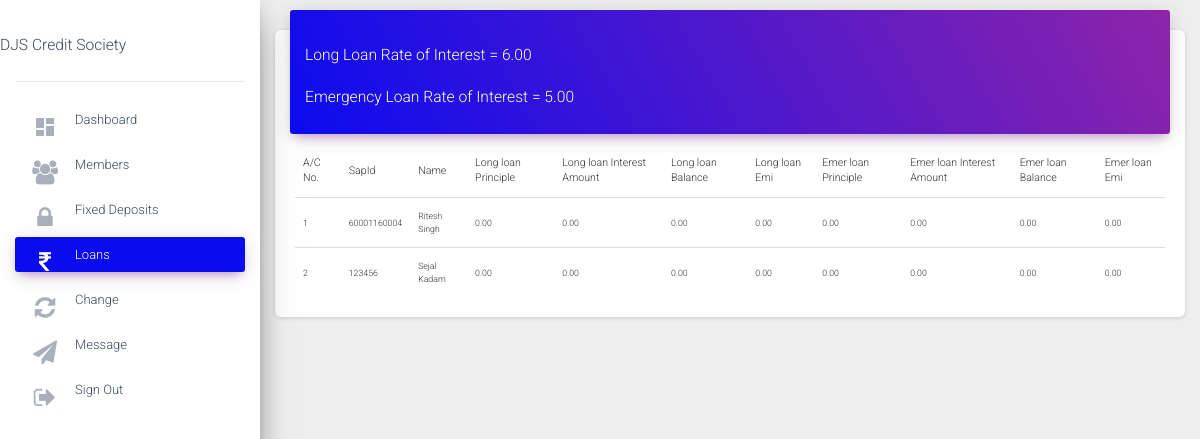
The app's page /csadmin/loans (signed in) with its own data.
### status/models.py (models this page shows, shortened)
class interests(models.Model):
    sharedividend=models.DecimalField(blank=True,null=True,default=0,max_digits=10,decimal_places=2)
    cddividend=models.DecimalField(blank=True,null=True,default=0,max_digits=10,decimal_places=2)
    fdinterest=models.DecimalField(blank=True,null=True,default=0,max_digits=10,decimal_places=2)
    emerloaninterest=models.DecimalField(blank=True,null=True,default=0,max_digits=10,decimal_places=2)
    longloaninterest=models.DecimalField(blank=True,null=True,default=0,max_digits=10,decimal_places=2)
    year=models.IntegerField(default=0,null=True)

class Account(models.Model):
    accountnumber=models.IntegerField(null=False,unique=True)
    username=models.ForeignKey(User,on_delete=models.CASCADE,null=True,unique=True)
    name=models.CharField(max_length=50,null=False)
    sapid=models.IntegerField(null=False,unique=True)
    dateofjoining=models.DateField(null=False)
    sharevalue=models.IntegerField(default=0,null=False)
    totalinvestment=models.IntegerField(default=0,null=False)
    shareamount=models.IntegerField(default=0,null=False)
    sharebalance=models.IntegerField(default=0)
    cdamount=models.IntegerField(default=0)
    cdbalance=models.IntegerField(default=0)
    totalamount=models.DecimalField(default=0,max_digits=10,decimal_places=2)
    Noofshares=models.IntegerField(null=True)
    islongloantaken=models.BooleanField(default=False)
    isloanemertaken=models.BooleanField(default=False)
    longloanamount=models.DecimalField(blank=True,null=True,default=0,max_digits=10,decimal_places=2)
    longloanprinciple=models.DecimalField(blank=True,null=True,default=0,max_digits=10,decimal_places=2)
    longloanperiod=models.IntegerField(blank=True,null=True,default=0)
    longloaninterestamount=models.DecimalField(blank=True,null=True,default=0,max_digits=10,decimal_places=2)
    longloanbalance=models.DecimalField(blank=True,null=True,default=0,max_digits=10,decimal_places=2)
    longloanemi=models.DecimalField(blank=True,null=True,default=0,max_digits=10,decimal_places=2)
    emerloanamount=models.DecimalField(blank=True,null=True,default=0,max_digits=10,decimal_places=2)
    emerloanprinciple=models.DecimalField(blank=True,null=True,default=0,max_digits=10,decimal_places=2)
    emerloanperiod=models.IntegerField(blank=True,null=True,default=0)
    emerloaninterestamount=models.DecimalField(blank=True,null=True,default=0,max_digits=10,decimal_places=2)
    emerloanbalance=models.DecimalField(blank=True,null=True,default=0,max_digits=10,decimal_places=2)
    emerloanemi=models.DecimalField(blank=True,null=True,default=0,max_digits=10,decimal_places=2)
    fdcapital=models.IntegerField(default=0,null=True)
    fdmaturitydate=models.DateField(null=True)
    teachingstaff=models.BooleanField(default=False)
    nonteachingstaff=models.BooleanField(default=False)

### csadmin/views.py (the view)
# urls.py: path('loans', views.loansadmin,name="loansadmin"),
@login_required
def loansadmin(request):
    Loansadmin=Account.objects.all
    Interests=interests.objects.all().last()
    context={
        'Loansadmin':Loansadmin,
        'Interests':Interests,
        'loan':"active"
    }
    return render (request,'loans_admin.html',context=context)

### csadmin/templates/loans_admin.html (shortened to what this page needs)
{%extends 'base.html'%}
{%block content%}
<main role="main" class="col-md-9 col-lg-12 px-4">
  <div class="content">
    <div class="container-fluid">
      <div class="row">
        <div class="col-md-18">
          <div class="card">
            <div class="card-header card-header-primary">
            <h3>Long Loan Rate of Interest = {{Interests.longloaninterest}}</h3>
            <h3>Emergency Loan Rate of Interest = {{Interests.emerloaninterest}}</h3>
            </div>
            <div class="card-body">
              <div class="table-responsive">
                <table class="table">
                  <thead>
                    <tr>
                      <th>A/C No.</th>
                      <th>SapId</th>
                      <th>Name</th>
                      <th>Long loan Principle</th>
                      <th>Long loan Interest Amount</th>
                      <th>Long loan Balance</th>
                      <th>Long loan Emi</th>
                      <th>Emer loan Principle</th>
                      <th>Emer loan Interest Amount</th>
                      <th>Emer loan Balance</th>
                      <th>Emer loan Emi</th>
                    </tr>
                  </thead>
                  <tbody>
                    {%for i in Loansadmin%}
                    <tr>
                      <td>{{i.accountnumber}}</td>
                      <td>{{i.sapid}}</td>
                      <td>{{i.name}}</td>
                      <td>{{i.longloanprinciple}}</td>
                      <td>{{i.longloaninterestamount}}</td>
                      <td>{{i.longloanbalance}}</td>
                      <td>{{i.longloanemi}}</td>
                      <td>{{i.emerloanprinciple}}</td>
                      <td>{{i.emerloaninterestamount}}</td>
                      <td>{{i.emerloanbalance}}</td>
                      <td>{{i.emerloanemi}}</td>
                    </tr>
                    {%endfor%}
                  </tbody>
                </table>
              </div>
            </div>
          </div>
        </div>
  </div>
</main>
{%endblock%}

### records on screen
interests: longloaninterest "6.00", emerloaninterest "5.00"
Account: accountnumber "1", sapid "60001160004", name "Ritesh Singh", longloanprinciple "0.00", longloaninterestamount "0.00", longloanbalance "0.00", longloanemi "0.00", emerloanprinciple "0.00", emerloaninterestamount "0.00", emerloanbalance "0.00", emerloanemi "0.00"
Account: accountnumber "2", sapid "123456", name "Sejal Kadam", longloanprinciple "0.00", longloaninterestamount "0.00", longloanbalance "0.00", longloanemi "0.00", emerloanprinciple "0.00", emerloaninterestamount "0.00", emerloanbalance "0.00", emerloanemi "0.00"
